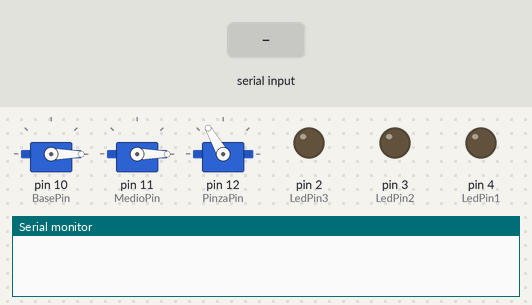
This sketch was run on a simulated Arduino Uno, built with avr-gcc and run on an emulated ATmega328P. Parts: 3 × servo, output pins drawn as LEDs (lit = HIGH), the last lines printed to the serial monitor. Inputs (shaded band) come from the test bench.

Above: at 1.2 s.
1.3 s: "1" received over Serial
At 3.5 s:
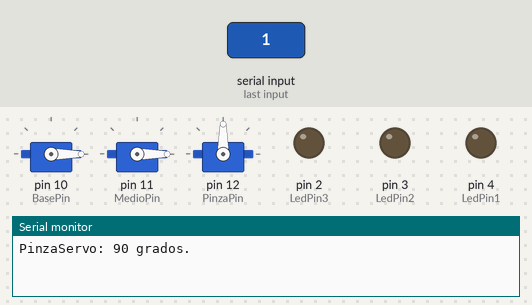
3.8 s: "3" received over Serial
At 4.6 s:
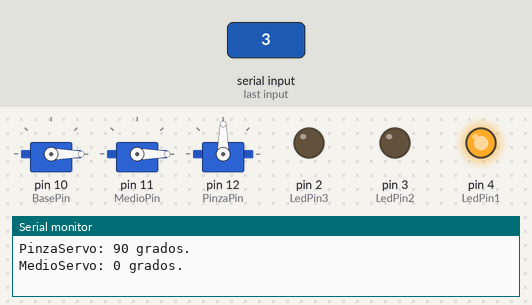
6.3 s: "5" received over Serial
At 6.6 s:
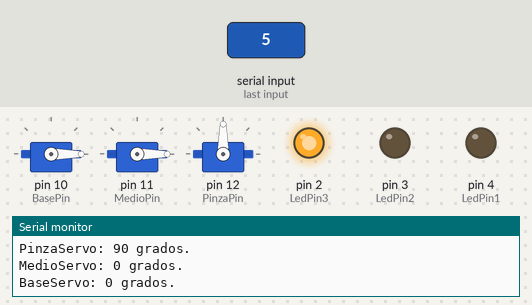
8.8 s: "2" received over Serial
At 9.7 s:
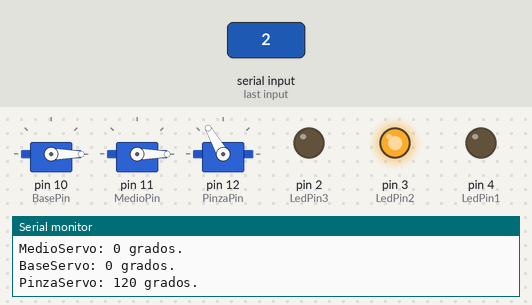
11.8 s: "4" received over Serial
At 13.9 s:
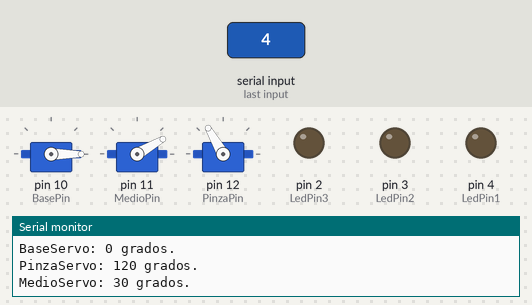
14.3 s: "6" received over Serial
At 15.8 s:
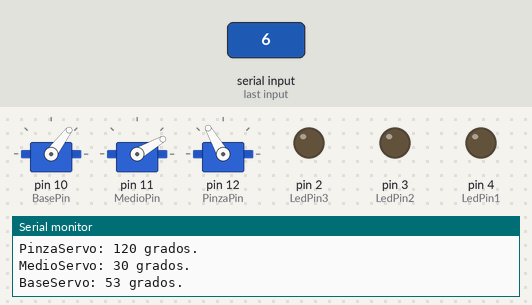
Timing chart, 0 to 17.3 s (numbered marks = the images above; inputs shaded):
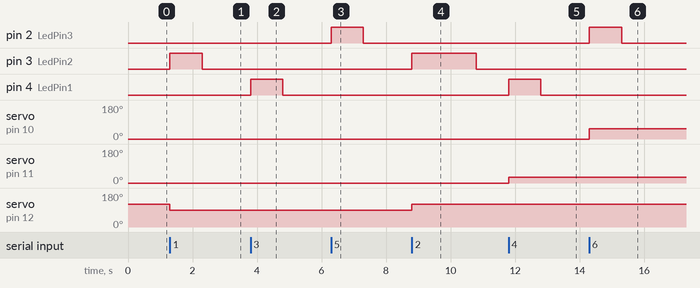

Measured:
- after the input at 1.3 s, pin 3 (LedPin2): LOW → HIGH at once, → LOW 1.0 s later; servo on pin 12 (PinzaPin): 120° → 90° at once
- after the input at 3.8 s, pin 4 (LedPin1): LOW → HIGH at once, → LOW 1.0 s later
- after the input at 6.3 s, pin 2 (LedPin3): LOW → HIGH at once, → LOW 1.0 s later
- after the input at 8.8 s, pin 3 (LedPin2): LOW → HIGH at once, → LOW 2.0 s later; servo on pin 12 (PinzaPin): 90° → 120° at once
- after the input at 11.8 s, pin 4 (LedPin1): LOW → HIGH at once, → LOW 1.0 s later; servo on pin 11 (MedioPin): 0° → 30° at once
- after the input at 14.3 s, pin 2 (LedPin3): LOW → HIGH at once, → LOW 1.0 s later; servo on pin 10 (BasePin): 0° → 53° at once

The sketch:

RobotServoMotorNodeRed.ino
```cpp
#include <Servo.h>

Servo BaseServo;
Servo MedioServo;
Servo PinzaServo;

int BasePin = 10;
int MedioPin = 11;
int PinzaPin = 12;
int LedPin1 = 4;
int LedPin2 = 3;
int LedPin3 = 2;

void setup() {
  // put your setup code here, to run once:
  BaseServo.attach(BasePin);
  BaseServo.write(0);
  MedioServo.attach(MedioPin);
  MedioServo.write(0);
  PinzaServo.attach(PinzaPin);
  PinzaServo.write(120);
  pinMode(LedPin1, OUTPUT);
  pinMode(LedPin2, OUTPUT);
  pinMode(LedPin3, OUTPUT);
  Serial.begin(9600);

}

void PinzaServo1(){
  PinzaServo.write(90);   // Mueve el servo a 90 grados
  Serial.println("PinzaServo: 90 grados.");
  delay(1000);         // Espera 1 segundo
}
void PinzaServo2(){
  PinzaServo.write(120);    // Mueve el servo a 120 grados
  Serial.println("PinzaServo: 120 grados.");
  delay(2000);
}

void MedioServo1(){
  MedioServo.write(0);   // Mueve el servo a 0 grados
  Serial.println("MedioServo: 0 grados.");
  delay(1000);
}
void MedioServo2(){
  MedioServo.write(30 );   // Mueve el servo a 30 grados
  Serial.println("MedioServo: 30 grados.");
  delay(1000);
}

void BaseServo1(){
  BaseServo.write(0);   // Mueve el servo a 0 grados
  Serial.println("BaseServo: 0 grados.");
  delay(1000);
}
void BaseServo2(){
  BaseServo.write(53);   // Mueve el servo a 53 grados
  Serial.println("BaseServo: 53 grados.");
  delay(1000);
}

void loop() {

  if (Serial.available() > 0) {
    char command = Serial.read();
    if (command == '1') {
      digitalWrite(LedPin2, HIGH);
      PinzaServo1();
      digitalWrite(LedPin2, LOW);

    } else if (command == '2') {
      digitalWrite(LedPin2, HIGH);
      PinzaServo2();
      digitalWrite(LedPin2, LOW);

    }
    else if (command == '3') {
      digitalWrite(LedPin1, HIGH);
      MedioServo1();
      digitalWrite(LedPin1, LOW);

    }else if (command == '4') {
      digitalWrite(LedPin1, HIGH);
      MedioServo2();
      digitalWrite(LedPin1, LOW);


    }else if (command == '5') {
      digitalWrite(LedPin3, HIGH);
      BaseServo1();
      digitalWrite(LedPin3, LOW);


    }else if (command == '6') {
      digitalWrite(LedPin3, HIGH);
      BaseServo2();
      digitalWrite(LedPin3, LOW);


    }
  }
}
```
